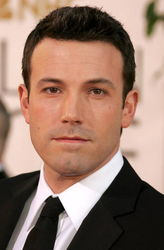
#> input picture faces/train/Ben Afflek/2.jpg, 164 x 250 px
$ jupyter execute face_detection_with_Haar_Cascades.ipynb
#> lines starting #> are read from the running program, lines starting #| are printed output that depends on the picture; after the words box and inside, x2 and y2 are one past the last pixel; in counts of white or black regions, pixels touching at a corner belong together
[cell 1]
import cv2 as cv
import os
import numpy as np

[cell 2]
img = cv.imread("faces/train/Ben Afflek/2.jpg")
#> img is the input picture: shape (250, 164, 3); mean B, G, R 107.5, 122, 151.7

#resizs the image
resized = cv.resize(img, (500, 500))
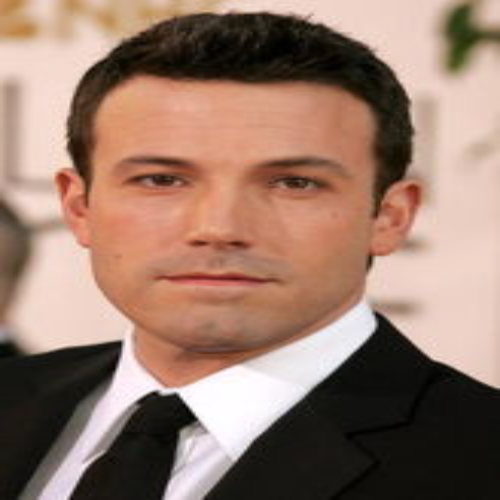
#> resized: shape (500, 500, 3); mean B, G, R 107.4, 122, 151.7
cv.imshow("Resized Image", resized)

#convert to gray scale because we dont need color in our image
gray = cv.cvtColor(resized, cv.COLOR_BGR2GRAY)
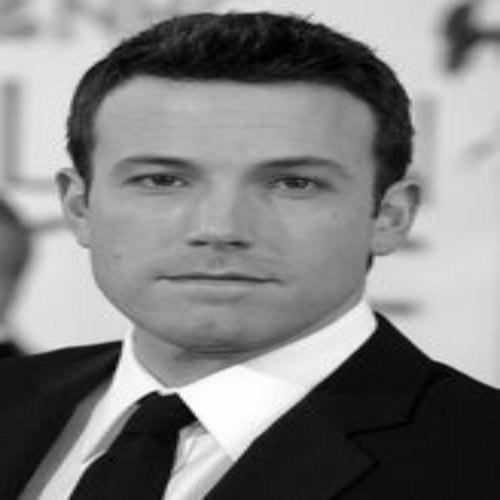
#> gray: shape (500, 500); min 0, max 255, mean 129.2
cv.imshow("Gray Person", gray)

#read the haat cascade file
haar_cascade = cv.CascadeClassifier("haar_face.xml")

#detect faces in the image
faces_rect = haar_cascade.detectMultiScale(gray, scaleFactor=1.1, minNeighbors=6)
#> faces_rect = [[66, 58, 311, 311]]

#print the num of faces detected
print(f"Number of faces detected: {len(faces_rect)}") #faces rect returns a list of rectangle around the faces detected
#| Number of faces detected: 1

#draw a rectangle around the faces
for (x, y, w, h) in faces_rect:
    cv.rectangle(resized, (x,y), (x+w, y+h), (0, 255, 0), thickness=2)
#> this loop made 1 pass
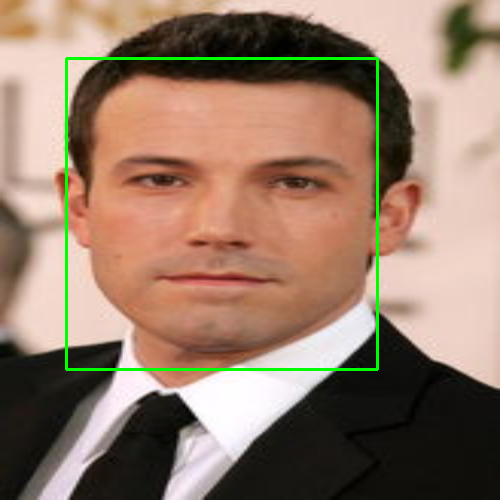
#> resized: shape (500, 500, 3); 1.49% of pixels changed, all inside (x1, y1, x2, y2) = (65, 57, 379, 371)

cv.imshow("Detected faces", resized)

cv.waitKey(10000)
cv.destroyAllWindows()

[cell 3]
#using haar cascade on video
capture = cv.VideoCapture(0)

#read thhe video fram by fram
while True:
    isTrue, frame = capture.read()
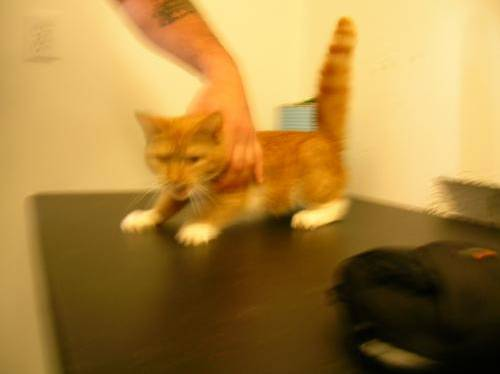
#> input picture cat/cat.0.jpg, 500 x 374 px, given in place of the camera
#> frame is the input picture: shape (374, 500, 3); mean B, G, R 61.9, 129.8, 167.7

    #display the video frame by frame
    cv.imshow("Live Video", frame)

    #detect faces in the video frame
    gray = cv.cvtColor(frame, cv.COLOR_BGR2GRAY)
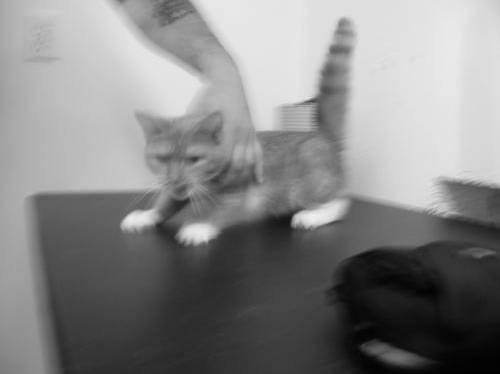
#> gray: shape (374, 500); min 0, max 241, mean 133.4
    faces_rect = haar_cascade.detectMultiScale(gray, scaleFactor=1.1, minNeighbors=6)
#> faces_rect = ()

    #drwa a rectangle around detected faces
    for (x, y, w, h) in faces_rect:
        cv.rectangle(frame, (x, y), (x+w, y+h), (0, 255, 0), thickness=2)
#> this loop made 0 passes

    #print the no of faces detected
    print(f"No of faces detected in video: {(len(faces_rect))}")
#| No of faces detected in video: 0
    cv.imshow("Detected Faces in video", frame)

    #break the loop if "d " is pressed
    if cv.waitKey(20) & 0xFF == ord('d'):
#> (key Esc is pressed here)
        break

#releases the video file so it is properly closed and does notlock the file or device
capture.release()
#closes all windows opened by cv
cv.destroyAllWindows()
